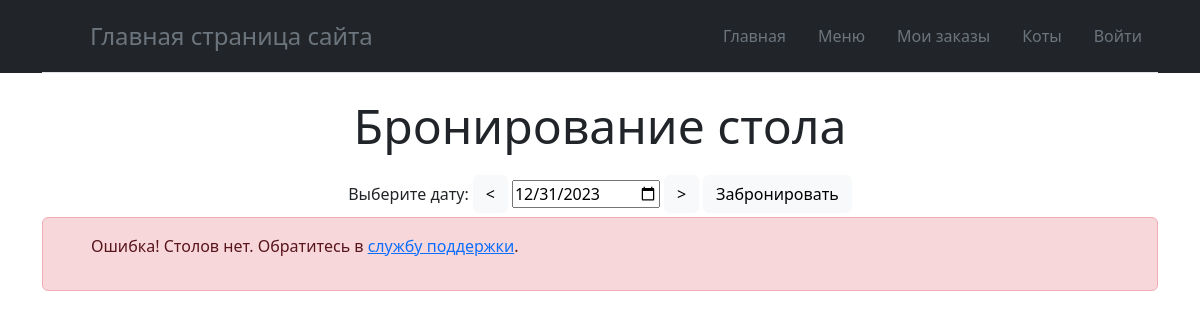
The app's page /, older data.
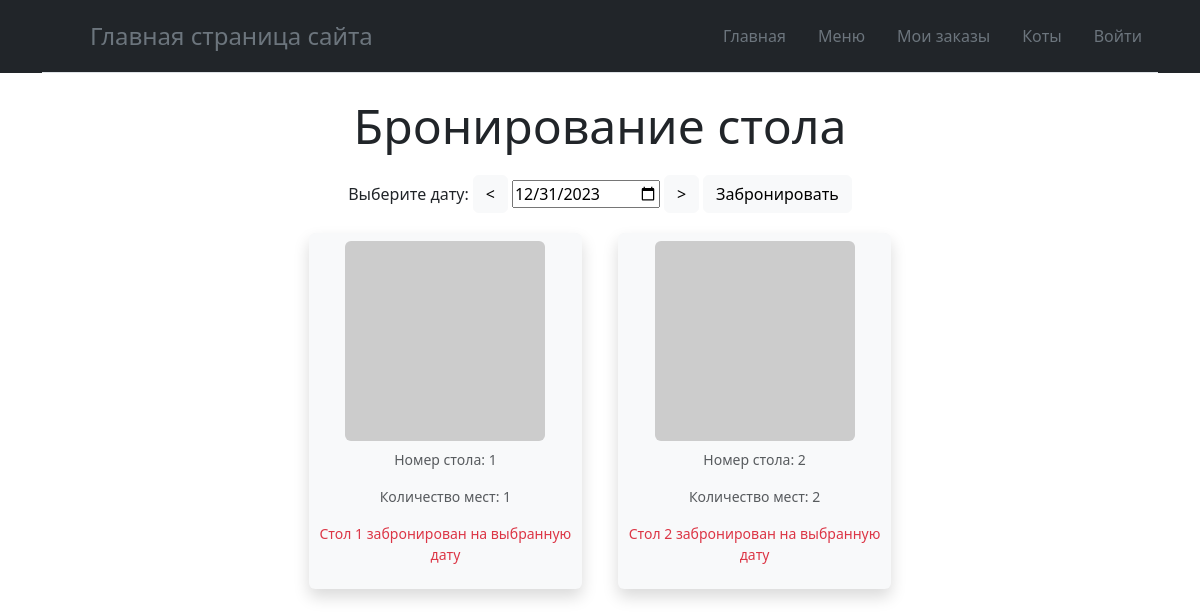
The same page, newer data.
### Cat/models.py (models this page shows)
class Table(models.Model):
    number = models.IntegerField(unique=True)
    seats = models.IntegerField()
    shape = models.CharField(max_length=20, choices=[('rectangular', 'Прямоугольный'), ('oval', 'Овальный')])
    horizontal_position = models.FloatField()
    vertical_position = models.FloatField()
    width_percent = models.FloatField()
    length_percent = models.FloatField()

### Cat/views.py (the view, shortened to what this page needs)
# urls.py: path('', table_reservation, name='table_reservation'),
def table_reservation(request, date=None):
    dateToday = datetime.datetime.today()
    formatted_date = datetime.datetime.strftime(dateToday, '%Y-%m-%d')
    is_table_available = True
    reserved_tables = Reservation.objects.values_list('table_id', flat=True)
    tables = Table.objects.order_by('id')
    context = {
        'title': 'Главная страница сайта',
        'tables': tables,
        'dateToday': formatted_date,
        'is_table_available': is_table_available,
        'reserved_tables': reserved_tables,
    }
    return render(request, 'Cat/table_reservation.html', context)

### Cat/templates/Cat/table_reservation.html (shortened to what this page needs)
{% extends 'Cat/base.html' %}
{% block title %}
{{ title }}
{% endblock %}
{% block content %}
<div class="container text-center">
  <p class="display-5">Бронирование стола</p>
  <form method="post" action="{% url 'table_reservation' %}"> {% csrf_token %}
      <div class="d-flex align-items-center justify-content-center">
        <label for="date" type="date">Выберите дату:</label>
        <button class="btn btn-light m-1" type="button" onclick="changeDate(-1)">&lt;</button>
        <input type="date" id="date" value="{{ dateToday }}" min="{{ dateToday }}" name="date" required>
        <button class="btn btn-light m-1" type="button" onclick="changeDate(1)">&gt;</button>
        <button type="button" class="btn btn-light"
        onclick="openReservationModal()">
        Забронировать
      </button>
      </div>
      {% if tables %}
        <div class="container text-center">
          {% for table in tables %}
            <figure class="figure col-md-3 col-sm-4 m-3 p-2 shadow bg-body-tertiary rounded">
                <img src="https://picsum.photos/200" class="figure-img img-fluid rounded" alt="...">
                <figcaption class="figure-caption">
                    <p>Номер стола: {{ table.number }}</p>
                    <p>Количество мест: {{ table.seats }}</p>
                    {% with table_id=table.id %}
                        {% if table_id in reserved_tables %}
                            <p class="text-danger">Стол {{ table_id }} забронирован на выбранную дату</p>
                        {% else %}
                            <input type="checkbox" class="btn-check" name="selected_tables" id="selected_table_{{ table_id }}" value="{{ table_id }}">
                            <label class="btn btn-outline-secondary" for="selected_table_{{ table_id }}">Выбрать</label>
                        {% endif %}
                    {% endwith %}
                </figcaption>
            </figure>
        {% endfor %}
        </div>
      {% else %}
        <div class="alert alert-danger d-flex align-items-center" role="alert">
          <svg class="bi flex-shrink-0 me-2" width="24" height="24" role="img" aria-label="Danger:"><use xlink:href="#exclamation-triangle-fill"/></svg>
          <div>
            <p>Ошибка! Столов нет. Обратитесь в <a href="#" class="tooltip-test" title="Tooltip">службу поддержки</a>.</p>
          </div>
        </div>
      {% endif%}
  </form>
</div>
{% endblock %}

Row changes from the older to the newer data that the page shows:
added Table: number "1", seats "1", id "1"
added Table: number "2", seats "2", id "2"
Text that changed along with them:
text no longer shown: "Ошибка! Столов нет. Обратитесь в службу поддержки ."
